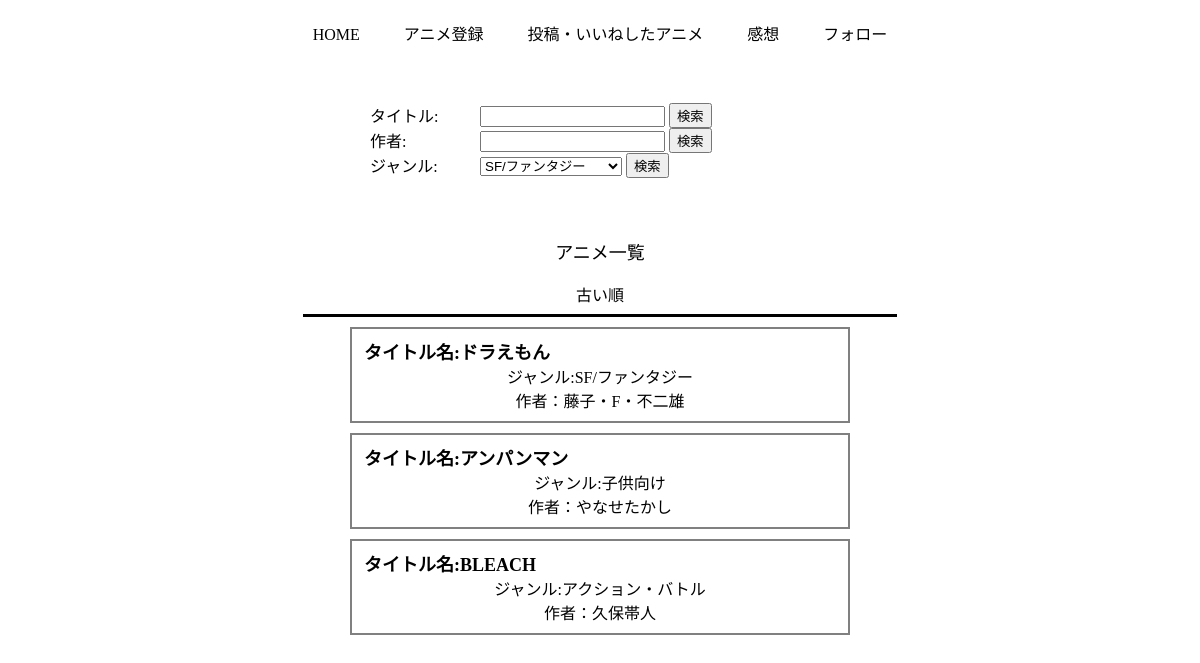
Screenshot of /hello/ (signed in) with the database file from the repository.
### hello/models.py (models this page shows, shortened)
class Anime(models.Model):
    title = models.CharField(max_length = 200)
    author = models.CharField(max_length = 200)
    broadcaststart = models.CharField(max_length = 10)
    broadcastfinish = models.CharField(max_length = 10)
    genre = models.CharField(verbose_name="genre",max_length=900)
    registerdate = models.DateTimeField(auto_now_add=True)

### hello/views.py (the view)
# urls.py: path('', views.index, name='index'), #path名取得→ここでは'ryuichiが変数名となっている．原則はhelloのアプリだからね！！'
@login_required(login_url='/admin/login/')
def index(request):
    if request.method =='POST':
        if request.POST['mode'] == '_findform_':
            findform = FindForm(request.POST)
            genreform = GenreForm(request.POST)
            authorform = AuthorForm(request.POST)
            broadcastform = BroadcasrForm(request.POST)
            str =request.POST['find']
            data = Anime.objects.filter(title__contains=str).order_by('id').reverse#タイトルが入力された文字を含むレコードを抽出
        if request.POST['mode'] == '_genreform_':
            findform = FindForm(request.POST)
            genreform = GenreForm(request.POST)
            authorform = AuthorForm(request.POST)
            broadcastform = BroadcasrForm(request.POST)
            str =request.POST['genre']
            data = Anime.objects.filter(genre=str).order_by('id').reverse()
        if request.POST['mode'] == '_authorform_':
            findform = FindForm(request.POST)
            genreform = GenreForm(request.POST)
            authorform = AuthorForm(request.POST)
            broadcastform = BroadcasrForm(request.POST)
            str = request.POST['author']
            data = Anime.objects.filter(author=str).order_by('id').reverse()
    else:
        findform = FindForm()
        genreform = GenreForm()
        authorform = AuthorForm()
        data = Anime.objects.all().order_by('id').reverse()
    pa = {#初期値設定
        'title':'アニメ情報',
        'data' : data,
        'findform':findform,
        'genreform':genreform,
        'authorform':authorform,
    }
    return render(request, 'hello/index.html',pa)

### hello/forms.py
class FindForm(forms.Form):
    find = forms.CharField(label='タイトル',required=False)

class GenreForm(forms.Form):
    data = [
             ('SF/ファンタジー','SF/ファンタジー'),
             ('ロボット・メカ','ロボット・メカ'),
             ('アクション・バトル','アクション・バトル'),
             ('コメディ・ギャグ','コメディ・ギャグ'),
             ('恋愛・ラブコメ','恋愛・ラブコメ'),
             ('日常・ほのぼの','日常・ほのぼの'),
             ('スポーツ・熱血','スポーツ・熱血'),
             ('ホラー・サスペンス','ホラー・サスペンス'),
             ('推理・探偵','推理・探偵'),
             ('歴史・戦記','歴史・戦記'),
             ('戦争','戦争'),
             ('ドラマ','ドラマ'),
             ('青春・学園もの','青春・学園もの'),
             ('子供向け','子供向け'),
             ('家族向け','家族向け'),
             ('短編アニメ','短編アニメ'),
             ('異世界・転生','異世界・転生'),
    ]
    genre = forms.ChoiceField(label='ジャンル',choices = data,required=False)

### hello/templates/hello/index.html (shortened to what this page needs)
{% block content %}
{% load static %}
<!doctype html>
<html lang="ja">
<head>
    <link rel="stylesheet" type="text/css" href="{% static 'hello/css/style.css' %}" />
</head>
<body bgcolor="white">
    <div align="center">
        <a href="{% url 'index' %}" class="btn">HOME</a>
        <a href="{% url 'create' %}" class="btn">アニメ登録</a>
        <a href="{% url 'medelete' %}" class="btn">投稿・いいねしたアニメ</a>
        <a href="{% url 'think' %}" class="btn">感想</a>
        <a href="{% url 'follow' %}" class="btn">フォロー</a>
    </div>
    <br>
<div alicn="center">
<ul>
    <li class="name">
    <form action="{% url 'index' %}" method="post">
    {{findform}}
    <button>検索</button>
    </form>
    </li>
    <li class="name">
    <form action="{% url 'index' %}" method="post">
    {{authorform}}
    <button>検索</button>
    </form>
    </li>
    <li class="name">
    <form action="{% url 'index' %}" method="post">
    {{genreform}}
    <button>検索</button>
    </form>
    </li>
</ul>
</div>
    <div align="center">
    <p>アニメ一覧</p>
    <a href="{% url 'reverse' %}" class="btn">古い順</a>
    <hr size="3" width="50%" color="black">
    {% for item in data %}
    <table >
        <tr>
            <td>
                <a href="{% url 'message' item.id %}" >
                    <div class="title "align="left">タイトル名:{{item.title}}</div>
                    ジャンル:{{item.genre}}<br>作者：{{item.author}}
                </a>
            </td>
        </tr>
          {% endfor %}
    </table>
    </div>
    {% endblock %}
</body>
</html>

### hello/static/hello/css/style.css (style rules this page uses)
a { color:#000000; text-decoration: none; }
p { font-size: large; }
table { margin: 10px; font: size 14pt; text-align: center; width: 500px; border: 2px #808080 solid; }
table tr td { background-color: white; color:#000000; padding:2px 10px; border: width 2px; }
.btn { background-color: white; padding: 5px; text-decoration: none; color: black; margin: 15px; width:980px; }
.title { font-size: 18px; font-weight: 800; }
ul li { list-style: none; }
label { margin-right: 10px; width:100px; float: left; }
ul { width: 500px; margin: 0 auto; }

### rows the page displays
Anime: title "ドラえもん", genre "SF/ファンタジー", author "藤子・F・不二雄"
Anime: title "アンパンマン", genre "子供向け", author "やなせたかし"
Anime: title "BLEACH", genre "アクション・バトル", author "久保帯人"
